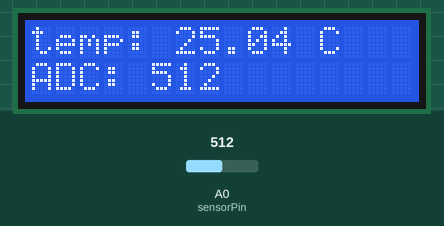
Simulated run of this sketch. Board: Arduino Uno, built with avr-gcc and run on an emulated ATmega328P. Shown: 16×2 character LCD. The test bench sets the inputs (shaded band); at power-on: A0 (sensorPin) = 512. What the sketch prints to the serial monitor is not drawn.

Above: at 1.2 s.
1.3 s: A0 (sensorPin) set to 0
At 3.2 s:
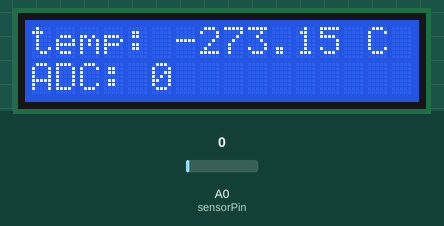
3.5 s: A0 (sensorPin) set to 122
At 4.4 s:
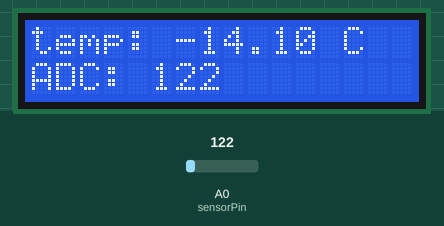
5.6 s: A0 (sensorPin) set to 306
At 6.5 s:
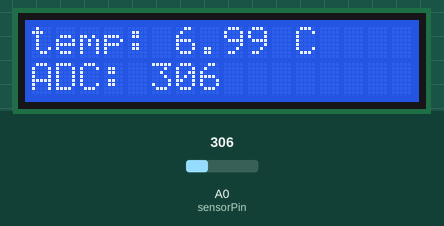
Timing chart, 0 to 8.6 s (numbered marks = the images above; inputs shaded):
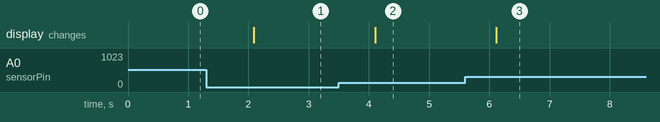

The sketch:

temp_sensor.ino
```cpp
#include <LiquidCrystal.h>
LiquidCrystal lcd(12, 11, 5, 4, 3, 2);

const int sensorPin = A0;

const float VCC = 4.76;          // measured Arduino voltage
const float R_FIXED = 10000.0;  // 10k resistor

const float R0 = 10000.0;       // thermistor resistance at 25C
const float T0 = 298.15;        // 25C in Kelvin
const float BETA = 3950.0;      // common value, hope it's good

void setup() {
  Serial.begin(9600);
  lcd.begin(16, 2);
  lcd.print("Thermistor");
}

void loop() {
  int adc = analogRead(sensorPin);

  float vout = adc * VCC / 1023.0;

  // Layout: VCC --- thermistor --- A0 --- 10k --- GND
  float rThermistor = R_FIXED * (VCC / vout - 1.0);

  float tempK = 1.0 / ((1.0 / T0) + (1.0 / BETA) * log(rThermistor / R0));
  float tempC = tempK - 273.15;
  float tempF = tempC * 9.0 / 5.0 + 32.0;

  Serial.print("ADC=");
  Serial.print(adc);

  Serial.print("  Vout=");
  Serial.print(vout);

  Serial.print("V  R=");
  Serial.print(rThermistor);

  Serial.print(" ohms  Temp=");
  Serial.print(tempC);

  Serial.println(" C ");

  lcd.clear();

  lcd.setCursor(0, 0);
  lcd.print("temp: ");
  lcd.print(tempC);
  lcd.print(" C");

  lcd.setCursor(0, 1);
  lcd.print("ADC: ");
  lcd.print(adc);


  delay(1000);
}
```

Measured:
- after the input at 1.3 s, the display: changes after 0.79 s (image 1)
- after the input at 3.5 s, the display: changes after 0.60 s (image 2)
- after the input at 5.6 s, the display: changes after 0.52 s (image 3)
